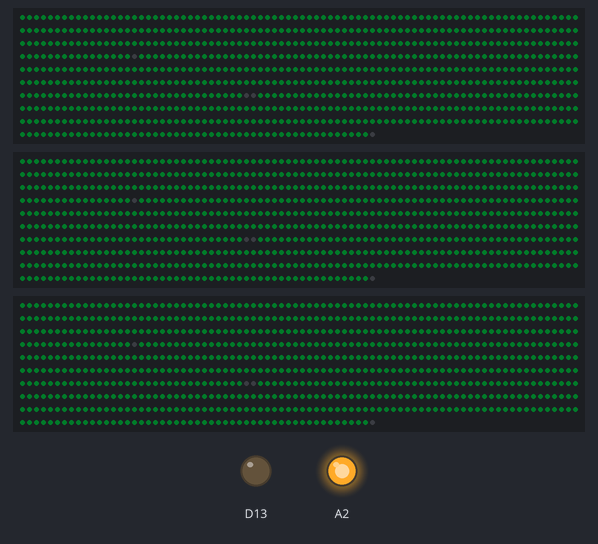
Recording of a program running on a simulated STM32 Nucleo. Shown: 3 × 771 RGB LEDs in strip order, left to right, continuing on the next row, output pins drawn as LEDs (lit = HIGH). Dim RGB values are drawn brighter than linear; what the program prints to the serial monitor is not drawn.

Above: at 0.3 s.

The program:

main.cpp
```cpp
#include <Arduino.h>
#include "./transmit/transmit.h"
#include "./led/led.h"
#include <Adafruit_NeoPixel.h>

TRANSMIT transmit1 = TRANSMIT(1);
TRANSMIT transmit2 = TRANSMIT(2);

LED led = LED();

void setup() {
  Serial.begin(115200);
  led.init();
  transmit1.init();
  transmit2.init();
}

int now_time = 0;

void loop() {
  transmit2.execute();
  int x_coord = transmit2.hoge;
  // x_coord = int(x_coord*0.00445);
  x_coord = 24;

  Serial.println(x_coord);

  // led.execute2(now_time,0,40,x_coord);
  led.execute1(now_time,0,1000,x_coord);
}

//----------------------------------------
```

led.cpp
```cpp
#include "./led.h"

LED::LED(){}

void LED::init(){
    led_parts.init();
}

// void LED::execute2(int x_coord){
//     //long mytime = micros();
//     for (int ipy = 0; ipy < panel_ver; ipy++){
// 		for (int ipx = 0; ipx < panel_hor; ipx++){

//             px = ipx + x_coord;
//             py = ipy;

//             led_parts.set_under(px,py,0,3,1);
//             led_parts.set_circle(px,py,15,24,24);
//             led_parts.set_circle(px,py,12,56,2);
//             led_parts.set_circle(px,py,8,60,40);
//             led_parts.set_square(px,py,20,20,2,48,20);

//             led_parts.set_id(ipx,ipy,&panel_A_ID, &panel_B_ID, &panel_C_ID, &panel_N);
//             led_parts.set_color(ipx,ipy, panel_A_ID, panel_B_ID, panel_C_ID, panel_N);
//         }
//         led_parts.show();
//     }
// }

void LED::execute0(int now_time, int start_time, int end_time, int x_coord){
    if(now_time >= start_time && now_time < end_time){
        for (int ipy = 0; ipy < panel_ver; ipy++){
            for (int ipx = 0; ipx < panel_hor; ipx++){

                px = ipx + x_coord;
                py = ipy;

                led_parts.set_under(px,py,0,3,1);
                led_parts.set_square(px,py,15,5,45,48,18);
                led_parts.set_square(px,py,10,5,-45,48,18);
                led_parts.set_square(px,py,15,5,45,96,18);
                led_parts.set_square(px,py,10,5,-45,96,18);

                led_parts.set_id(ipx,ipy,&panel_A_ID, &panel_B_ID, &panel_C_ID, &panel_N);
                led_parts.set_color(ipx,ipy, panel_A_ID, panel_B_ID, panel_C_ID, panel_N);
            }
        }
        led_parts.show();
    }
}

void LED::execute1(int now_time, int start_time, int end_time, int x_coord){
    if(now_time >= start_time && now_time <end_time){
        for (int ipy = 0; ipy < panel_ver; ipy++){
            for (int ipx = 0; ipx < panel_hor; ipx++){

                px = ipx + x_coord;
                py = ipy;

                led_parts.set_under(px,py,0,3,1);
                led_parts.set_circle(px,py,12+6*sin(i),0,24);

                led_parts.set_id(ipx,ipy,&panel_A_ID, &panel_B_ID, &panel_C_ID, &panel_N);
                led_parts.set_color(ipx,ipy, panel_A_ID, panel_B_ID, panel_C_ID, panel_N);
            }
        }
        i = i + 0.25;
        led_parts.show();
    }
    //Serial.println(micros()-mytime);
    led_parts.show();
    //i = i + 0.2;
}
```

led.h
```cpp
#pragma once
#include <Arduino.h>
#include "./led_parts/led_parts.h"
#include "../transmit/transmit.h"
#include "./utility/utility.h"

class LED{
    private:
        LED_PARTS led_parts = LED_PARTS();
        UTILITY utility = UTILITY();

        double i = 0;
        int panel_A_ID = 1000; int panel_B_ID = 1000; int panel_C_ID = 1000; int panel_N = 1000;
        int panel_ver = 48; int panel_hor = 48; //RGBのマックス,パネルの縦横LED数
        int px, py;

    public:
        LED();
        void init();
        void execute1(int now_time, int start_time, int end_time, int x_coord);
        void execute0(int now_time, int start_time, int end_time, int x_coord);
};
```

led_parts_copy.cpp
```cpp
// # include "./led_parts.h"

// LED_PARTS::LED_PARTS(int ur, int ug, int ub){
//     UR = ur;
//     UG = ug;
//     UB = ub;
// }

// void LED_PARTS::init(){
//     pixels_A.begin();
//     pixels_B.begin();
//     pixels_C.begin();
// }


// void LED_PARTS::make_id3(int x, int y, int* panel_a_id, int* panel_b_id, int* panel_c_id, int* panel_n){
//     int return_id = 0;
// 	//y = 47 - y;//ここも書き換えること！

//     //panel番号付与/xを16*48に対応化
//     if(x <= 15){
//         x = x;
//         *panel_n = 0;
//     }
//     else if(x > 15 and x <= 31){
//         x -= 16;
//         *panel_n = 1;
//     }
//     else if(x > 31 and x <=47){
//         x -= 32;
//         *panel_n = 2;
//     }
//     else{}

//     //ID生成
//     if(y%2 == 0){
//         return_id = y*16 + x;
//     }
//     else{
//         return_id = y*16 + 15 - x;
//     }

//     //基板LED対応化
//     if(return_id > 255 and return_id <= 511){
//         return_id += 1;
//     }
//     if(return_id >511 and return_id <= 767){
//         return_id += 2;
//     }

//     //return
//     if(*panel_n == 0){
//         *panel_a_id = return_id;
//     }
//     else if(*panel_n == 1){
//         *panel_b_id = return_id;
//     }
//     else if(*panel_n == 2){
//         *panel_c_id = return_id;
//     }
//     else{}
// }

// void LED_PARTS::show_under(int ur, int ug, int ub){
//     UR = ur;
//     UG = ug;
//     UB = ub;
//     pixels_A.show();
//     pixels_B.show();
//     pixels_C.show();
// }


// void LED_PARTS::show_circle(int f_or_not ,int x_coord, int ro, int sx, int sy){

// 	for (int ipy = 0; ipy < panel_ver; ipy++){
// 		for (int ipx = 0; ipx < panel_hor; ipx++){

//             float px = ipx + x_coord;
//             float py = ipy;

//             float py_plus_out = sqrt(ro*ro-(px-sx)*(px-sx)) + sy;
//             float py_minus_out = -sqrt(ro*ro-(px-sx)*(px-sx)) + sy;
//             if(py >= py_minus_out and py <= py_plus_out){
//                 //r = 10 + 10*sin(i); b = 10 + 10*cos(i); g = 0;
//                 r = 20; g = 0; b = 0;

//                 make_id3(ipx, ipy, &panel_A_ID, &panel_B_ID, &panel_C_ID, &panel_N);

//                 if(panel_N == 0){
//                     pixels_A.setPixelColor(panel_A_ID, pixels_A.Color(r,g,b));
//                 }
//                 else if(panel_N == 1){
//                     pixels_B.setPixelColor(panel_B_ID, pixels_B.Color(r,g,b));
//                 }
//                 else if(panel_N == 2){
//                     pixels_C.setPixelColor(panel_C_ID, pixels_C.Color(r,g,b));
//                 }
//             }else{
//                 if(f_or_not==1){
//                     r = UR, b = UB, g = UG;
//                     make_id3(ipx, ipy, &panel_A_ID, &panel_B_ID, &panel_C_ID, &panel_N);

//                     if(panel_N == 0){
//                         pixels_A.setPixelColor(panel_A_ID, pixels_A.Color(r,g,b));
//                     }
//                     else if(panel_N == 1){
//                         pixels_B.setPixelColor(panel_B_ID, pixels_B.Color(r,g,b));
//                     }
//                     else if(panel_N == 2){
//                         pixels_C.setPixelColor(panel_C_ID, pixels_C.Color(r,g,b));
//                     }
//                 }
//             }
// 		}
// 	}
// }
```

led_parts.cpp
```cpp
# include "./led_parts.h"

LED_PARTS::LED_PARTS(){
}

void LED_PARTS::init(){
    pixels_A.begin();
    pixels_B.begin();
    pixels_C.begin();
}


void LED_PARTS::set_id(int x, int y, int* panel_a_id, int* panel_b_id, int* panel_c_id, int* panel_n){
    int return_id = 0;
	//y = 47 - y;//ここも書き換えること！

    //panel番号付与/xを16*48に対応化
    if(x <= 15){
        x = x;
        *panel_n = 0;
    }
    else if(x > 15 and x <= 31){
        x -= 16;
        *panel_n = 1;
    }
    else if(x > 31 and x <=47){
        x -= 32;
        *panel_n = 2;
    }
    else{}

    //ID生成
    if(y%2 == 0){
        return_id = y*16 + x;
    }
    else{
        return_id = y*16 + 15 - x;
    }

    //基板LED対応化
    if(return_id > 255 and return_id <= 511){
        return_id += 1;
    }
    if(return_id >511 and return_id <= 767){
        return_id += 2;
    }

    //return
    if(*panel_n == 0){
        *panel_a_id = return_id;
    }
    else if(*panel_n == 1){
        *panel_b_id = return_id;
    }
    else if(*panel_n == 2){
        *panel_c_id = return_id;
    }
    else{}
}

void LED_PARTS::set_under(int px, int py, int ur, int ug, int ub){
    r = ur;
    g = ug;
    b = ub;
}


void LED_PARTS::set_circle(int px, int py, int ro, int sx, int sy){
    int py_plus_out = sqrt(ro*ro-(px-sx)*(px-sx)) + sy;
    int py_minus_out = -sqrt(ro*ro-(px-sx)*(px-sx)) + sy;
    if(py >= py_minus_out && py < py_plus_out){
        r = 20; g = 0; b = 0;
    }else{}
}

void LED_PARTS::set_square(int px, int py, int sd1, int sd2, int dg, int sx, int sy){
    int px_out = (px-sx)*cos(-dg*0.017444)- (py-sy)*sin(-dg*0.017444) + sx;
    int py_out = (py-sy)*cos(-dg*0.017444) + (px-sx)*sin(-dg*0.017444) + sy;
    if((px_out >= sx and px_out <= sx + sd1) and (py_out >= sy and py_out <= sy+sd2)){
        r = 0; g = 0; b = 20;
    }else{}
}


void LED_PARTS::set_color(int ipx, int ipy, int panel_a_id, int panel_b_id, int panel_c_id, int panel_n){
    if(panel_n == 0){
        pixels_A.setPixelColor(panel_a_id, pixels_A.Color(r,g,b));
    }
    else if(panel_n == 1){
        pixels_B.setPixelColor(panel_b_id, pixels_B.Color(r,g,b));
    }
    else if(panel_n == 2){
        pixels_C.setPixelColor(panel_c_id, pixels_C.Color(r,g,b));
    }
}

void LED_PARTS::show(){
    pixels_A.show();
    pixels_B.show();
    pixels_C.show();
}
```

led_parts.h
```cpp
#pragma once
#include <Arduino.h>
#include <Adafruit_NeoPixel.h>
#include "./utility/utility.h"
#include <math.h>

class LED_PARTS{
    private:
        int NUMPIXELS = 771;
        int LED_PIN_A = PB7;
        int LED_PIN_B = PB6;
        int LED_PIN_C = PB5;

        Adafruit_NeoPixel pixels_A = Adafruit_NeoPixel(NUMPIXELS, LED_PIN_A, NEO_GRB + NEO_KHZ800);
        Adafruit_NeoPixel pixels_B = Adafruit_NeoPixel(NUMPIXELS, LED_PIN_B, NEO_GRB + NEO_KHZ800);
        Adafruit_NeoPixel pixels_C = Adafruit_NeoPixel(NUMPIXELS, LED_PIN_C, NEO_GRB + NEO_KHZ800);

        UTILITY utility = UTILITY();

        int r,g,b;
        int x_coord = 0;
        int i = 0;

    public:
        LED_PARTS();
        void init();
        void set_id(int x, int y, int* panel_a_id, int* panel_b_id, int* panel_c_id, int* panel_n);
        void set_circle(int px, int py, int ro, int sx, int sy);
        //void set_square(int px, int py, int sd1, int sd2, int dg, int sx, int sy);
        void set_square(int px, int py, int sd1, int sd2, int dg, int sx, int sy);
        void set_under(int px, int py, int ur, int ug, int ub);
        void set_color(int ipx, int ipy, int panel_a_id, int panel_b_id, int panel_c_id, int panel_n);
        void show();
};
```

transmit.cpp
```cpp
#include "./transmit.h"

TRANSMIT::TRANSMIT(int port_num){
    PN = port_num;
}

void TRANSMIT::init(){
    port1.begin(115200);
    port2.begin(115200);
    pinMode(PA4,OUTPUT);
    pinMode(PA5,OUTPUT);
    pinMode(PB0,INPUT);

    delay(100);
    digitalWrite(PA4,1);
}

void TRANSMIT::execute(){

    if(PN == 2){
        for(int sub_ID = 1; sub_ID <= 5;sub_ID++){

            transmit_port2.start(sub_ID,1);
            transmit_port2.send(send_array,sizeof(send_array));

            transmit_port2.start(sub_ID,2);
            transmit_port2.recieve(recieve_array);

            for(int j = 0; j < sizeof(recieve_array); j++){
                // Serial.print(recieve_array[j]);Serial.print(",");
                recieve_array[j]=0;
            }

            if(sub_ID ==5){
                utility.array_2_num(recieve_array, sizeof(recieve_array),&hoge);
            }
            // Serial.println("");
        }
    }else if(PN == 1){
        for(int sub_ID = 5; sub_ID <= 6;sub_ID++){

            transmit_port1.start(sub_ID,1);
            transmit_port1.send(send_array,sizeof(send_array));

            transmit_port1.start(sub_ID,2);
            transmit_port1.recieve(recieve_array);

            if(sub_ID ==5){
                utility.array_2_num(recieve_array, sizeof(recieve_array),&hoge);
            }

            for(int j = 0; j < sizeof(recieve_array); j++){
                recieve_array[j]=0;
            }
        }

    }

}
```

transmit.h
```cpp
#pragma once
#include <Arduino.h>
#include "./utility/utility.h"
#include "./transmit_parts/transmit_parts.h"


class TRANSMIT{
    private:
        HardwareSerial port1 = HardwareSerial(PA10, PA9);
        HardwareSerial port2 = HardwareSerial(PC5, PB10);

        TRANSMIT_PARTS transmit_port1 = TRANSMIT_PARTS(&port1);
        TRANSMIT_PARTS transmit_port2 = TRANSMIT_PARTS(&port2);

        UTILITY utility = UTILITY();

        int PN;

        byte send_array[10]={50,60,70,80,90,100,110,0,0,0};
        byte recieve_array[10]={0,0,0,0,0,0,0,0,0,0};

        //long hoge = 0;//この変数に送られてきた数字が入るよ

    public:
        TRANSMIT(int port_num);
        void execute();
        void init();
        void test();
        long hoge = 0;
        long x;
        long y = 0;
};
```

transmit_parts.cpp
```cpp
#include "./transmit_parts.h"


TRANSMIT_PARTS::TRANSMIT_PARTS(HardwareSerial* pt_port){
    PORT = pt_port;
}


void TRANSMIT_PARTS::start(int id, int send_or_receive){
    PORT -> write(250);
    PORT -> write(id*10 + send_or_receive);
}


void TRANSMIT_PARTS::send(byte* pt_input_array, int length_of_array){
    int sum = 0;
    for(int i = 0; i < length_of_array; i++){
        PORT -> write(pt_input_array[i]);
        sum = sum + pt_input_array[i];
    }
    //Serial.println(length_of_array);
    int checksum = 255 - (sum % 256);
    PORT -> write(checksum);
}


void TRANSMIT_PARTS::recieve(byte* pt_output_array){
    int n = 0, sum = 0, i = 0;
    byte receive_data[] = {0,0,0,0,0,0,0,0,0,0};
    long mytime = millis();

    while(n < 2){
        if(PORT->available() > 0){
            int d = PORT->read();
            n++;
        }
        if(millis()>mytime+1){
            break;
        }
    }

    mytime = millis();
    i = 0;

    while(true){
        if(PORT->available() > 0){
            receive_data[i] =  PORT->read();
            sum = sum + receive_data[i];
            i++;
        }
        if(millis()>mytime+1){
            sum = sum - receive_data[i-1];
            break;
        }
    }

    if(255 - (sum%256) == receive_data[i-1]){
        for(int j = 0; j < i-1; j++){
            pt_output_array[j] = receive_data[j];
        }
    }
}
```

transmit_parts.h
```cpp
#pragma once
#include <Arduino.h>

class TRANSMIT_PARTS{
    private:
      HardwareSerial* PORT;

    public:
      TRANSMIT_PARTS(HardwareSerial* pt_port);
      void start(int id, int send_or_receive);
      void send(byte* pt_input_array, int length_of_array);
      void recieve(byte* pt_output_array);
      void init();
      void test();
};
```

utility.cpp
```cpp
#include "./utility.h"

UTILITY::UTILITY(){

}

void UTILITY::num_2_array(byte* pt_input_array, int length_of_array, long* num){
  long n = *num;
  n += 1000000;
  for(int i = 0; i<length_of_array; i++){
    pt_input_array[i]=(n%100)+50;
    n = int(n / 100);
  }
}

void UTILITY::array_2_num(byte* pt_output_array,  int length_of_array, long* num){
  *num = 0;
  int hyaku = 1;
  for(int i = 0; i<length_of_array; i++){
    *num = *num + ((pt_output_array[i]-50)*hyaku);
    hyaku = hyaku * 100;
  }
  *num -= 1000000;
}
```

utility.h
```cpp
#pragma once
#include <Arduino.h>

class UTILITY{
    private:

    public:
      UTILITY();
      void num_2_array(byte* pt_input_array, int length_of_array, long* num);
      void array_2_num(byte* pt_output_array,  int length_of_array, long* num);
      double calcSin(double rad);
      double calcCos(double rad);
      void init();
      void test();
};
```
